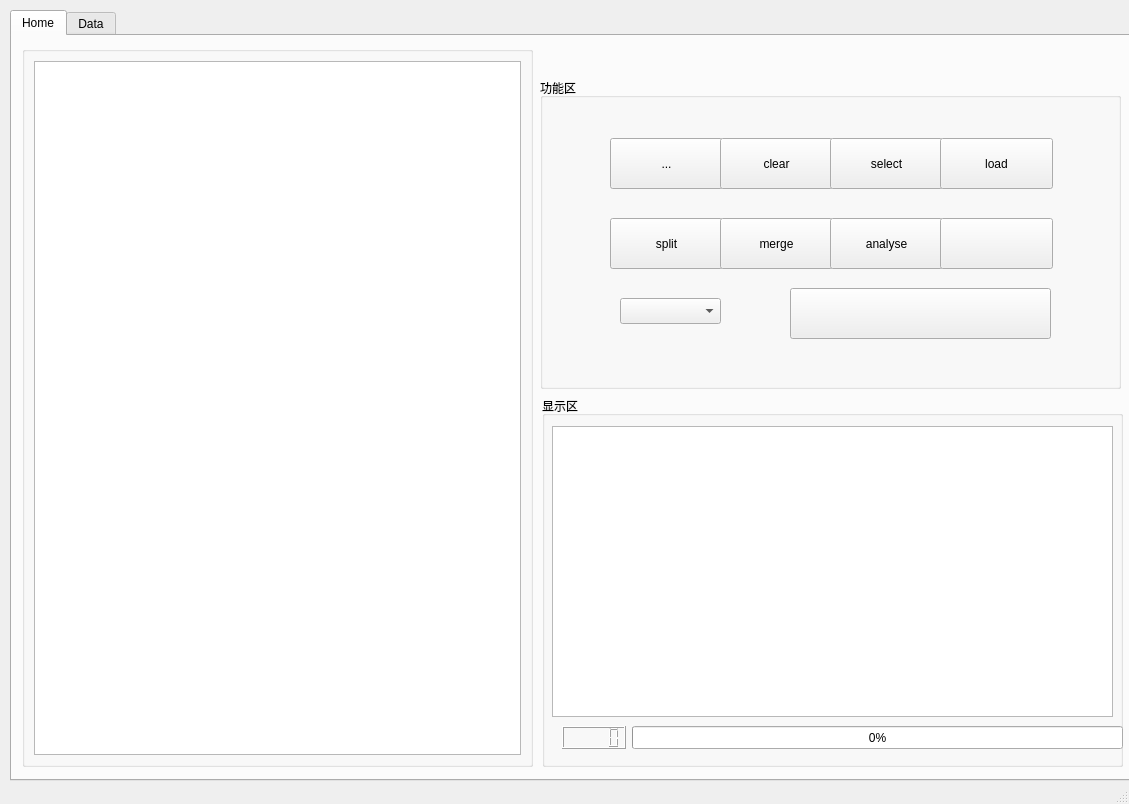
<?xml version="1.0" encoding="UTF-8"?>
<ui version="4.0">
 <class>MainWindow</class>
 <widget class="QMainWindow" name="MainWindow">
  <property name="geometry">
   <rect>
    <x>0</x>
    <y>0</y>
    <width>1129</width>
    <height>804</height>
   </rect>
  </property>
  <property name="windowTitle">
   <string>论文评阅答辩系统</string>
  </property>
  <widget class="QWidget" name="centralwidget">
   <widget class="QTabWidget" name="tabWidget">
    <property name="geometry">
     <rect>
      <x>10</x>
      <y>10</y>
      <width>1141</width>
      <height>771</height>
     </rect>
    </property>
    <property name="currentIndex">
     <number>0</number>
    </property>
    <widget class="QWidget" name="tab">
     <attribute name="title">
      <string>Home</string>
     </attribute>
     <widget class="QGroupBox" name="groupBox_3">
      <property name="geometry">
       <rect>
        <x>10</x>
        <y>10</y>
        <width>511</width>
        <height>721</height>
       </rect>
      </property>
      <property name="title">
       <string/>
      </property>
      <layout class="QVBoxLayout" name="verticalLayout_2">
       <item>
        <widget class="QListWidget" name="listWidget"/>
       </item>
      </layout>
     </widget>
     <widget class="QGroupBox" name="groupBox_4">
      <property name="geometry">
       <rect>
        <x>530</x>
        <y>360</y>
        <width>581</width>
        <height>371</height>
       </rect>
      </property>
      <property name="title">
       <string>显示区</string>
      </property>
      <widget class="QTextBrowser" name="textBrowserlog">
       <property name="geometry">
        <rect>
         <x>10</x>
         <y>30</y>
         <width>561</width>
         <height>291</height>
        </rect>
       </property>
      </widget>
      <widget class="QProgressBar" name="progressBar">
       <property name="geometry">
        <rect>
         <x>90</x>
         <y>330</y>
         <width>491</width>
         <height>23</height>
        </rect>
       </property>
       <property name="value">
        <number>0</number>
       </property>
      </widget>
      <widget class="QLCDNumber" name="lcdNumber">
       <property name="geometry">
        <rect>
         <x>20</x>
         <y>330</y>
         <width>64</width>
         <height>23</height>
        </rect>
       </property>
      </widget>
     </widget>
     <widget class="QGroupBox" name="groupBox">
      <property name="geometry">
       <rect>
        <x>528</x>
        <y>42</y>
        <width>581</width>
        <height>311</height>
       </rect>
      </property>
      <property name="title">
       <string>功能区</string>
      </property>
      <widget class="QPushButton" name="pushButtonbrowse">
       <property name="geometry">
        <rect>
         <x>70</x>
         <y>60</y>
         <width>113</width>
         <height>51</height>
        </rect>
       </property>
       <property name="text">
        <string>...</string>
       </property>
      </widget>
      <widget class="QPushButton" name="pushButtonclear">
       <property name="geometry">
        <rect>
         <x>180</x>
         <y>60</y>
         <width>113</width>
         <height>51</height>
        </rect>
       </property>
       <property name="text">
        <string>clear</string>
       </property>
      </widget>
      <widget class="QPushButton" name="pushButtonselall">
       <property name="geometry">
        <rect>
         <x>290</x>
         <y>60</y>
         <width>113</width>
         <height>51</height>
        </rect>
       </property>
       <property name="text">
        <string>select</string>
       </property>
      </widget>
      <widget class="QPushButton" name="pushButtonload">
       <property name="geometry">
        <rect>
         <x>400</x>
         <y>60</y>
         <width>113</width>
         <height>51</height>
        </rect>
       </property>
       <property name="text">
        <string>load</string>
       </property>
      </widget>
      <widget class="QPushButton" name="pushButtonsplit">
       <property name="geometry">
        <rect>
         <x>70</x>
         <y>140</y>
         <width>113</width>
         <height>51</height>
        </rect>
       </property>
       <property name="text">
        <string>split</string>
       </property>
      </widget>
      <widget class="QPushButton" name="pushButtonmerge">
       <property name="geometry">
        <rect>
         <x>180</x>
         <y>140</y>
         <width>113</width>
         <height>51</height>
        </rect>
       </property>
       <property name="text">
        <string>merge</string>
       </property>
      </widget>
      <widget class="QComboBox" name="comboBoxfiletype">
       <property name="geometry">
        <rect>
         <x>80</x>
         <y>220</y>
         <width>101</width>
         <height>26</height>
        </rect>
       </property>
      </widget>
      <widget class="QPushButton" name="pushButtonanalyse">
       <property name="geometry">
        <rect>
         <x>290</x>
         <y>140</y>
         <width>113</width>
         <height>51</height>
        </rect>
       </property>
       <property name="text">
        <string>analyse</string>
       </property>
      </widget>
      <widget class="QPushButton" name="pushButtonmakalo">
       <property name="geometry">
        <rect>
         <x>400</x>
         <y>140</y>
         <width>113</width>
         <height>51</height>
        </rect>
       </property>
       <property name="text">
        <string/>
       </property>
      </widget>
      <widget class="QPushButton" name="pushButton_link">
       <property name="geometry">
        <rect>
         <x>250</x>
         <y>210</y>
         <width>261</width>
         <height>51</height>
        </rect>
       </property>
       <property name="text">
        <string/>
       </property>
      </widget>
     </widget>
    </widget>
    <widget class="QWidget" name="tab_2">
     <attribute name="title">
      <string>Data</string>
     </attribute>
     <widget class="QGroupBox" name="groupBox_2">
      <property name="geometry">
       <rect>
        <x>0</x>
        <y>10</y>
        <width>1091</width>
        <height>121</height>
       </rect>
      </property>
      <property name="title">
       <string>参数配置</string>
      </property>
      <widget class="QPushButton" name="pushButton_confirm_idx">
       <property name="geometry">
        <rect>
         <x>910</x>
         <y>80</y>
         <width>113</width>
         <height>32</height>
        </rect>
       </property>
       <property name="text">
        <string>confirm</string>
       </property>
      </widget>
      <widget class="QPushButton" name="pushButton_clear_idx">
       <property name="geometry">
        <rect>
         <x>910</x>
         <y>30</y>
         <width>113</width>
         <height>31</height>
        </rect>
       </property>
       <property name="text">
        <string>clear</string>
       </property>
      </widget>
      <widget class="QComboBox" name="comboBox_wb">
       <property name="geometry">
        <rect>
         <x>110</x>
         <y>30</y>
         <width>481</width>
         <height>26</height>
        </rect>
       </property>
      </widget>
      <widget class="QComboBox" name="comboBox_ws">
       <property name="geometry">
        <rect>
         <x>110</x>
         <y>80</y>
         <width>481</width>
         <height>26</height>
        </rect>
       </property>
      </widget>
      <widget class="QLabel" name="label_keyidx">
       <property name="geometry">
        <rect>
         <x>610</x>
         <y>30</y>
         <width>91</width>
         <height>31</height>
        </rect>
       </property>
       <property name="text">
        <string>  idx</string>
       </property>
      </widget>
      <widget class="QLabel" name="label_range">
       <property name="geometry">
        <rect>
         <x>610</x>
         <y>80</y>
         <width>91</width>
         <height>31</height>
        </rect>
       </property>
       <property name="text">
        <string> range</string>
       </property>
      </widget>
      <widget class="QComboBox" name="comboBox_x">
       <property name="geometry">
        <rect>
         <x>730</x>
         <y>30</y>
         <width>71</width>
         <height>26</height>
        </rect>
       </property>
      </widget>
      <widget class="QComboBox" name="comboBox_y">
       <property name="geometry">
        <rect>
         <x>800</x>
         <y>30</y>
         <width>91</width>
         <height>26</height>
        </rect>
       </property>
      </widget>
      <widget class="QComboBox" name="comboBox_r1">
       <property name="geometry">
        <rect>
         <x>730</x>
         <y>80</y>
         <width>71</width>
         <height>26</height>
        </rect>
       </property>
      </widget>
      <widget class="QComboBox" name="comboBox_r2">
       <property name="geometry">
        <rect>
         <x>800</x>
         <y>80</y>
         <width>91</width>
         <height>26</height>
        </rect>
       </property>
      </widget>
      <widget class="QCheckBox" name="checkBox_book">
       <property name="geometry">
        <rect>
         <x>10</x>
         <y>30</y>
         <width>81</width>
         <height>31</height>
        </rect>
       </property>
       <property name="text">
        <string>books</string>
       </property>
       <property name="checked">
        <bool>false</bool>
       </property>
      </widget>
      <widget class="QCheckBox" name="checkBox_sheet">
       <property name="geometry">
        <rect>
         <x>10</x>
         <y>80</y>
         <width>81</width>
         <height>31</height>
        </rect>
       </property>
       <property name="text">
        <string>sheets</string>
       </property>
       <property name="checked">
        <bool>false</bool>
       </property>
      </widget>
     </widget>
     <widget class="QGroupBox" name="groupBox_5">
      <property name="geometry">
       <rect>
        <x>0</x>
        <y>139</y>
        <width>1111</width>
        <height>591</height>
       </rect>
      </property>
      <property name="title">
       <string>excel显示</string>
      </property>
      <widget class="QTableWidget" name="tableWidget">
       <property name="geometry">
        <rect>
         <x>0</x>
         <y>30</y>
         <width>1111</width>
         <height>581</height>
        </rect>
       </property>
      </widget>
     </widget>
    </widget>
   </widget>
  </widget>
  <widget class="QMenuBar" name="menubar">
   <property name="geometry">
    <rect>
     <x>0</x>
     <y>0</y>
     <width>1129</width>
     <height>26</height>
    </rect>
   </property>
  </widget>
  <widget class="QStatusBar" name="statusbar"/>
 </widget>
 <resources/>
 <connections/>
</ui>
